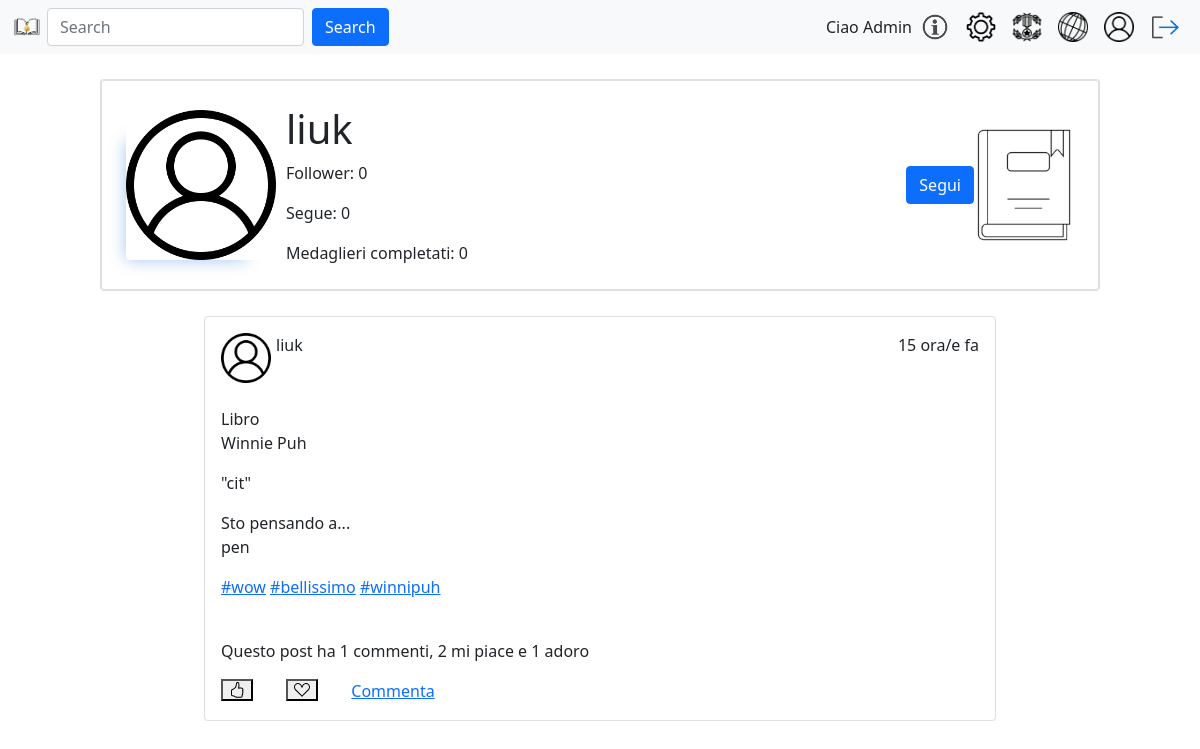
The app's page /profilePage.php?mode=post&id=13 (signed in) with its own data.
### tables this page shows
CREATE TABLE `utente` (
  `id` int NOT NULL AUTO_INCREMENT,
  `username` varchar(80) NOT NULL,
  `email` varchar(80) NOT NULL,
  `pwd` varchar(120) NOT NULL,
  `immagineProfilo` varchar(255) DEFAULT NULL,
  `isAdmin` int NOT NULL DEFAULT '0',
  `descrizione` varchar(150) DEFAULT NULL,
  `stato` int NOT NULL DEFAULT '0',
  PRIMARY KEY (`id`)
);

CREATE TABLE `post` (
  `utenteId` int NOT NULL,
  `dataOra` datetime NOT NULL,
  `citazioneTestuale` varchar(1023) DEFAULT NULL,
  `fotoCitazione` varchar(127) DEFAULT NULL,
  `riflessione` varchar(2047) NOT NULL,
  `counterMiPiace` int NOT NULL,
  `counterAdoro` int NOT NULL,
  `libroId` int NOT NULL,
  PRIMARY KEY (`utenteId`,`dataOra`),
  UNIQUE KEY `ID_POST_IND` (`utenteId`,`dataOra`),
  KEY `REF_POST_LIBRO_IND` (`libroId`)
);

CREATE TABLE `libro` (
  `id` int NOT NULL AUTO_INCREMENT,
  `titolo` varchar(255) NOT NULL,
  PRIMARY KEY (`id`),
  UNIQUE KEY `ID_LIBRO_IND` (`id`)
);

### include/view/postPage.php (the view, shortened to what the rows shown need)
<?php
require_once("include/config.php");
function checkIfAlreadyLoved($userId, $dataOra) {
    global $conn;
    $utenteAttuale = $_SESSION['id'];
    $sql = "SELECT * FROM notifica WHERE tipo = 'V' AND utenteId = ? AND utenteIdPost = ? AND dataOraPost = ?;";
    $stmt = $conn->prepare($sql);
    $stmt->bind_param("iis",$userId, $utenteAttuale, $dataOra);
    $stmt->execute();
    $result = $stmt->get_result();
    if ($result->num_rows > 0) {
        return true;
    } else {
        return false;
    }
}
function checkIfAlreadyLiked($userId, $dataOra) {
    global $conn;
    $utenteAttuale = $_SESSION['id'];
    $sql = "SELECT * FROM notifica WHERE tipo = 'K' AND utenteId = ? AND utenteIdPost = ? AND dataOraPost = ?;";
    $stmt = $conn->prepare($sql);
    $stmt->bind_param("iis",$userId ,$utenteAttuale ,$dataOra);
    $stmt->execute();
    $result = $stmt->get_result();
    if ($result->num_rows > 0) {
        return true;
    } else {
        return false;
    }
}
?>
<section id="userPosts">
        <div class="col-md-12">
                <?php
                  if (empty($posts)) {
                      echo '<p>Nessun post disponibile in questa sezione. Puoi saperne di più nella pagina informazioni! </p>';
                  } else {
                      foreach ($posts as $post):
                ?>
                <article>
                    <div class="card">
                        <div class="card-body">
                            <div class="d-inline-flex w-100">
                              <div class="post flex-fill align-bottom">
                                  <a href="profilePage.php?id=<?= $post['utenteId']; ?>">
                                      <img class="post-img" src="<?= getUserImage($post['username']); ?>" alt="Immagine profilo" />
                                  </a>
                              </div>
                                <div class="align-bottom w-25">
                                    <p><?= $post['username']; ?></p>
                                </div>
                                <div class="flex-fill align-bottom float-left text-end">
                                    <p><?= time_elapsed_string($post['dataOra']); ?></p>
                                </div>
                            </div>
                            <div class="row">
                                <div class="col-md-7">
                                  <br/>
                                    <div class="row">
                                        <p>Libro <br/> <?= $post['titolo']; ?></p>
                                    </div>
                                    <?php if (!empty($post['citazioneTestuale'])): ?>
                                        <div class="row">
                                            <p>"<?= $post['citazioneTestuale']; ?>"</p>
                                        </div>
                                    <?php endif; ?>
                                    <div class="row">
                                        <p>Sto pensando a... <br/> <?= $post['riflessione']; ?></p>
                                    </div>
                                     <div class="row">
                                      <?php if (!empty($post['elencoTag'])): ?>
                                        <div class="row">
                                            <p>
                                                <?php
                                                $tags = explode(',', $post['elencoTag']);
                                                foreach ($tags as $tag) {
                                                  $tagUrl = 'searchingTag.php?tag=' . urlencode($tag);
                                                  echo '<a href="' . $tagUrl . '">#' . $tag . '</a> ';
                                                }
                                                ?>
                                            </p>
                                        </div>
                                    <?php endif; ?>
                                    </div>
                                </div>
                            </div>
                            <br/>
                            <div class="row">
                              <p>Questo post ha <?= $post['numeroCommenti']; ?> commenti, <span class="like-count"><?= $post['counterMiPiace']; ?></span> mi piace e <span class="love-count"><?= $post['counterAdoro']; ?></span> adoro</p>
                            </div>
                            <div class="row">
                              <?php
                                $isLikeCheck = checkIfAlreadyLiked($post['utenteId'], $post['dataOra']);
                                $okLE = $isLikeCheck ? "0" : "1";
                              ?>
                              <div class="col-md-1 col-3">
                                <button class="like-button bi-hand-thumbs-up likeButton" data-utenteID="<?= $post['utenteId']; ?>" data-dataOra="<?= $post['dataOra']; ?>">
                                    <svg xmlns="http://www.w3.org/2000/svg" width="16" height="16" fill="currentColor" class="bi bi-hand-thumbs-up emptyThumb" data-mustShow="<?= $okLE ?>" viewBox="0 0 16 16">
                                        <path d="M8.864.046C7.908-.193 7.02.53 6.956 1.466c-.072 1.051-.23 2.016-.428 2.59-.125.36-.479 1.013-1.04 1.639-.557.623-1.282 1.178-2.131 1.41C2.685 7.288 2 7.87 2 8.72v4.001c0 .845.682 1.464 1.448 1.545 1.07.114 1.564.415 2.068.723l.048.03c.272.165.578.348.97.484.397.136.861.217 1.466.217h3.5c.937 0 1.599-.477 1.934-1.064a1.86 1.86 0 0 0 .254-.912c0-.152-.023-.312-.077-.464.201-.263.38-.578.488-.901.11-.33.172-.762.004-1.149.069-.13.12-.269.159-.403.077-.27.113-.568.113-.857 0-.288-.036-.585-.113-.856a2 2 0 0 0-.138-.362 1.9 1.9 0 0 0 .234-1.734c-.206-.592-.682-1.1-1.2-1.272-.847-.282-1.803-.276-2.516-.211a10 10 0 0 0-.443.05 9.4 9.4 0 0 0-.062-4.509A1.38 1.38 0 0 0 9.125.111zM11.5 14.721H8c-.51 0-.863-.069-1.14-.164-.281-.097-.506-.228-.776-.393l-.04-.024c-.555-.339-1.198-.731-2.49-.868-.333-.036-.554-.29-.554-.55V8.72c0-.254.226-.543.62-.65 1.095-.3 1.977-.996 2.614-1.708.635-.71 1.064-1.475 1.238-1.978.243-.7.407-1.768.482-2.85.025-.362.36-.594.667-.518l.262.066c.16.04.258.143.288.255a8.34 8.34 0 0 1-.145 4.725.5.5 0 0 0 .595.644l.003-.001.014-.003.058-.014a9 9 0 0 1 1.036-.157c.663-.06 1.457-.054 2.11.164.175.058.45.3.57.65.107.308.087.67-.266 1.022l-.353.353.353.354c.043.043.105.141.154.315.048.167.075.37.075.581 0 .212-.027.414-.075.582-.05.174-.111.272-.154.315l-.353.353.353.354c.047.047.109.177.005.488a2.2 2.2 0 0 1-.505.805l-.353.353.353.354c.006.005.041.05.041.17a.9.9 0 0 1-.121.416c-.165.288-.503.56-1.066.56z"/>
                                    </svg>
                                </button>
                            </div>
                            <?php
                              $isCheck = checkIfAlreadyLoved($post['utenteId'], $post['dataOra']);
                              $okE = $isCheck ? "0" : "1";
                            ?>
                            <div class="col-md-1 col-3">
                              <button class="love-button bi-suit-heart loveButton" data-utenteID="<?= $post['utenteId']; ?>" data-dataOra="<?= $post['dataOra']; ?>">
                                  <svg xmlns="http://www.w3.org/2000/svg" width="16" height="16" fill="currentColor" class="bi bi-suit-heart emptyHeart" data-mustShow="<?= $okE ?>" viewBox="0 0 16 16">
                                    <path d="m8 6.236-.894-1.789c-.222-.443-.607-1.08-1.152-1.595C5.418 2.345 4.776 2 4 2 2.324 2 1 3.326 1 4.92c0 1.211.554 2.066 1.868 3.37.337.334.721.695 1.146 1.093C5.122 10.423 6.5 11.717 8 13.447c1.5-1.73 2.878-3.024 3.986-4.064.425-.398.81-.76 1.146-1.093C14.446 6.986 15 6.131 15 4.92 15 3.326 13.676 2 12 2c-.777 0-1.418.345-1.954.852-.545.515-.93 1.152-1.152 1.595zm.392 8.292a.513.513 0 0 1-.784 0c-1.601-1.902-3.05-3.262-4.243-4.381C1.3 8.208 0 6.989 0 4.92 0 2.755 1.79 1 4 1c1.6 0 2.719 1.05 3.404 2.008.26.365.458.716.596.992a7.6 7.6 0 0 1 .596-.992C9.281 2.049 10.4 1 12 1c2.21 0 4 1.755 4 3.92 0 2.069-1.3 3.288-3.365 5.227-1.193 1.12-2.642 2.48-4.243 4.38z"/>
                                  </svg>
                              </button>
                          </div>
                          <div class="col-md-4 col-6">
                              <a href="comments.php?userIdPost=<?= $post['utenteId']; ?>&timePost=<?=  $b = str_replace(" ","+",$post['dataOra']); ?>">Commenta</a>
                          </div>
                      </div>
                        </div>
                    </div>
                </article>
                <br/>
            <?php endforeach; }
            ?>
        </div>
</section>

### include/view/userBanner.php (shortened to what the rows shown need)
<?php
require_once("include/login.controller.php");
require_once("include/login.model.php");
require_once("include/model/selectors.php");
function getPictureOfPortalImage($typeOfView){
    $portalImg="images/";
    switch ($typeOfView) {
        case 'post':
            $portalImg = $portalImg . "libroMedaglieri.png";
            break;
    }
    return $portalImg;
}
function getButtonOfPortal($userId, $typeView){
    $userIdLogged = $_SESSION["id"];
    $isMyProfilePage = ($userId == $userIdLogged);
    $visitPost = strcmp($typeView, "post") == 0 ? true : false;
    $nuovoPost = "Aggiungi post";
    $nuovoMedagliere = "Aggiungi medagliere";
    $toFollow = "Segui";
    $followed = "Seguito";
    $res = "";
    $classButtonDefault = " justify-content-center align-items-center mx-auto";
    if($isMyProfilePage) {
        $buttAttr = array(
            "class" => "btn btn-primary" . $classButtonDefault,
            "type" => "button",
            "id" => "addSomethingToMyAccount");
        $innerHTML = $visitPost ? $nuovoPost : $nuovoMedagliere;
        $res = summonHTMLElement("button", $buttAttr, $innerHTML);
    } else {
        $imFollowU = checkIfUserFollowUser($userIdLogged, $userId);
        $nameButton = "followButton";
        $buttAttr = array(
            "type" => "submit",
            "id" => "followButtonId",
            "name" => $nameButton,
            "class" => ($imFollowU ? "btn btn-secondary" : "btn btn-primary") . $classButtonDefault,
            "value" => $imFollowU ? 1 : 0
        );
        $formAttr = array(
            "action" => "#",
            "method" => "post",
            "class" => "portalForm d-flex justify-content-center align-items-center mx-auto"
        );
        $buttonText = $imFollowU ? $followed : $toFollow;
        $res = summonHTMLElement("form", $formAttr,
            summonHTMLElement("button", $buttAttr, $buttonText)
        );
    }
    return $res;
}
function obtainMainInfosUserBanner($userId){
    $nameInterestedUser = tmpGetUsernameById($userId);
    $pathUserImage = getUserImage($nameInterestedUser);
    $counterFollower = sizeof(ottieniFollower($userId));
    $counterSeguo = sizeof(ottieniSegue($userId));
    $amountComplete = sizeof(getMedCompletatiByUserId($userId));
    $classMainContainer = "d-sm-inline-flex align-items-center p-2  mainInfos";
    $initMainContainter = "<div id=\"mainInfosUserBannerN" . $userId . "\"
    class=\"" . $classMainContainer . "\">";
    $classForDivImg = "d-flex mx-auto imgPropicCont";
    $classForImg = "rounded float-left";
    $first =  "<div id=\"divContainerImgUserBannerN" . $userId . "\" class=\"" . $classForDivImg . "\">" .
    "<img id=\"propicN" . $userId . "\" " .
    "src=\"" . $pathUserImage . "\" " .
    "alt=\"Immagine Profilo\" "  .
    "class=\"" . $classForImg . "\"> " .
    "</div>";
    $classForContainerInfos = "containerUserInfos";
    $classForInfos = "card-text";
    $second = "<div id=\"textInfoUserBannerN" . $userId . "\" class=\"" . $classForContainerInfos . "\"> " .
    "<h1 id=\"usernameInProfilePageUserBannerN" . $userId . "\">" . $nameInterestedUser . "</h1>" .
    "<p class=\"" .$classForInfos . "\" id=\"counterFollowerUserBannerN" . $userId . "\">" . "Follower: " . $counterFollower . "</p>" .
    "<p class=\"" .$classForInfos . "\" id=\"counterSegueUserBannerN" . $userId . "\">" . "Segue: " . $counterSeguo . "</p>" .
    "<p class=\"" .$classForInfos . "\" id=\"counterMedaglieriUserBannerN" . $userId . "\">" . "Medaglieri completati: " . $amountComplete . "</p>" .
    "</div>";
    $finMainContainer = "</div>";
        $popupContent = "
    <div id=\"myPopupFollowers" . $userId . "\" class=\"popup\">
        <div class=\"popup-content\">
        <div class=\"closeMyPopup\" data-closePopup=\"myPopupFollowers" . $userId . "\">&times;</div>
        <div class=\"titoloPopUp\">Followers</div>";
    $popupContent .= "
            </div>
        </div>";
    $popupContent .= "
        <div id=\"myPopupSeguiti" . $userId . "\" class=\"popup\">
            <div class=\"popup-content\">
            <div class=\"closeMyPopup\" data-closePopup=\"myPopupSeguiti" . $userId . "\">&times;</div>
            <div class=\"titoloPopUp\">Utenti seguiti</div>";
    $popupContent .= "
            </div>
        </div>";
    return $initMainContainter . $first . $second . $finMainContainer . $popupContent;
}
function obtainPortalsUserBanner($userId, $typeView){
    $nameInterestedUser = tmpGetUsernameById($userId);
    $classMainContainer = "d-md-inline-flex justify-content-center align-items-center p-2  w-auto";
    $initMainContainter = "<div id=\"portalsUserBannerN" . $userId . "\" class=\"" . $classMainContainer . "\">";
    $portalImg = getPictureOfPortalImage($typeView);
    $classFirstContainer = "order-md-1 w-auto justify-content-center align-items-center mx-auto";
    $classImgAbbr = "AbbrImgPortal";
    $first = "<div id=\"portalDiv" . "" . "\" class=\"" . $classFirstContainer . "\">" .
                "<abbr id=\"portalAbbr" . $userId . "\" lang=\"it\" title=\"" . $nameInterestedUser . "\" class=\"" . $classImgAbbr . "\">" .
                                    "<img " .
                                        "id=\"portal\" " .
                                        "class=\"flex-wrap justify-content-center align-items-center mx-auto\" " .
                                        "alt=\"" . $nameInterestedUser . "\" " .
                                        "src=\"" .  $portalImg . "\" /> " .
                                "</abbr>" .
                            "</div>";
    $classSecondContainer = "d-flex order-md-0 w-auto justify-content-center align-items-center";
    $second = ($userId != 7)
                ? "<div id=\"addInfosUserBannerN" . $userId . "\" class=\"" . $classSecondContainer . "\">" .
                    getButtonOfPortal($userId, $typeView) .
                    "</div>"
                : "";
    $finMainContainer = "</div>";
    $isSearching = strcmp($typeView, "search") == 0;
    if ($isSearching) {
        return $initMainContainter . $second . $finMainContainer;
    } else {
        return $initMainContainter . $first . $second . $finMainContainer;
    }
}
function getUserBannerById($userId, $typeView){
    $classMainContainer = "card singleBannerUnit";
    $classSubContainer = "d-sm-inline-flex align-items-md-between align-items-center w-100";
    $init = "<div id=\"userBannerN" . $userId . "\" class=\"" .$classMainContainer . "\">" .
            "<div class=\"card-body w-100\">" .
            "<div class=\"" . $classSubContainer . "\">";
    $classForMet = "w-1 flex-fill";
    $between = "<div " .
                " class=\"" . $classForMet . "\"" .
                "> </div> ";
    $fin = " </div> </div> </div>";
    return $init . obtainMainInfosUserBanner($userId) . $between . obtainPortalsUserBanner($userId, $typeView) . $fin;
}
?>

### records on screen
utente: username "liuk"
post: utenteId.username "liuk", dataOra "15 ora/e fa", libroId.titolo "Winnie Puh", citazioneTestuale "cit", riflessione "pen", tag "wow", tag "bellissimo", tag "winnipuh", numeroCommenti "1", counterMiPiace "2", counterAdoro "1"

### other values on screen
$_SESSION["username"] "Admin"
$counterFollower "0"
$counterSeguo "0"
$amountComplete "0"
getButtonOfPortal($userId, $typeView) "Segui"
